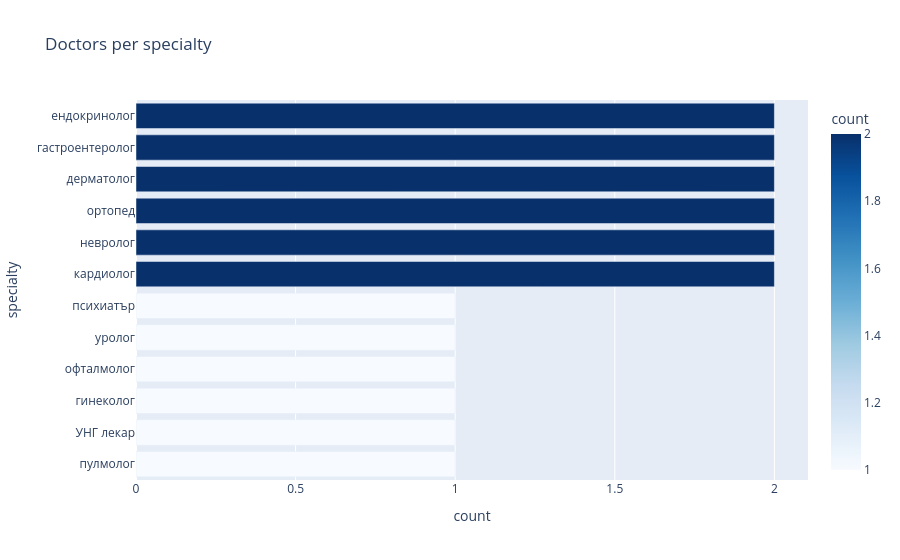

The code cell stored with this chart in its notebook:
### Markdown cell above
## Dataset distribution

### Code cell
# Doctors per specialty
spec_counts = df_doctors['specialty'].value_counts().reset_index()
spec_counts.columns = ['specialty', 'count']

fig = px.bar(spec_counts, x='count', y='specialty', orientation='h',
             title='Doctors per specialty',
             color='count', color_continuous_scale='Blues')
fig.update_layout(showlegend=False, yaxis={'categoryorder':'total ascending'})
fig.show()

print(f"Avg consultation price: {df_doctors['price_consultation'].mean():.0f} EUR")
print(f"Avg rating: {df_doctors['rating'].mean():.2f}")
print(f"Doctors accepting NHIF: {df_doctors['accepts_nhif'].sum()} of {len(df_doctors)}")

### Figure 1 — Plotly figure (JSON) as saved in the notebook; plotly's stock layout.template omitted (floating-point values rounded to 4 significant figures)
{"data": [{"hovertemplate": "count=%{marker.color}<br>specialty=%{y}<extra></extra>", "legendgroup": "", "marker": {"color": [2, 2, 2, 2, 2, 2, 1, 1, 1, 1, 1, 1], "coloraxis": "coloraxis", "pattern": {"shape": ""}}, "name": "", "orientation": "h", "showlegend": false, "textposition": "auto", "type": "bar", "x": [2, 2, 2, 2, 2, 2, 1, 1, 1, 1, 1, 1], "xaxis": "x", "y": ["кардиолог", "невролог", "ортопед", "дерматолог", "гастроентеролог", "ендокринолог", "пулмолог", "УНГ лекар", "гинеколог", "офталмолог", "уролог", "психиатър"], "yaxis": "y"}], "layout": {"barmode": "relative", "coloraxis": {"colorbar": {"title": {"text": "count"}}, "colorscale": [[0, "rgb(247,251,255)"], [0.125, "rgb(222,235,247)"], [0.25, "rgb(198,219,239)"], [0.375, "rgb(158,202,225)"], [0.5, "rgb(107,174,214)"], [0.625, "rgb(66,146,198)"], [0.75, "rgb(33,113,181)"], [0.875, "rgb(8,81,156)"], [1, "rgb(8,48,107)"]]}, "legend": {"tracegroupgap": 0}, "showlegend": false, "title": {"text": "Doctors per specialty"}, "xaxis": {"anchor": "y", "domain": [0, 1], "title": {"text": "count"}}, "yaxis": {"anchor": "x", "categoryorder": "total ascending", "domain": [0, 1], "title": {"text": "specialty"}}}}
